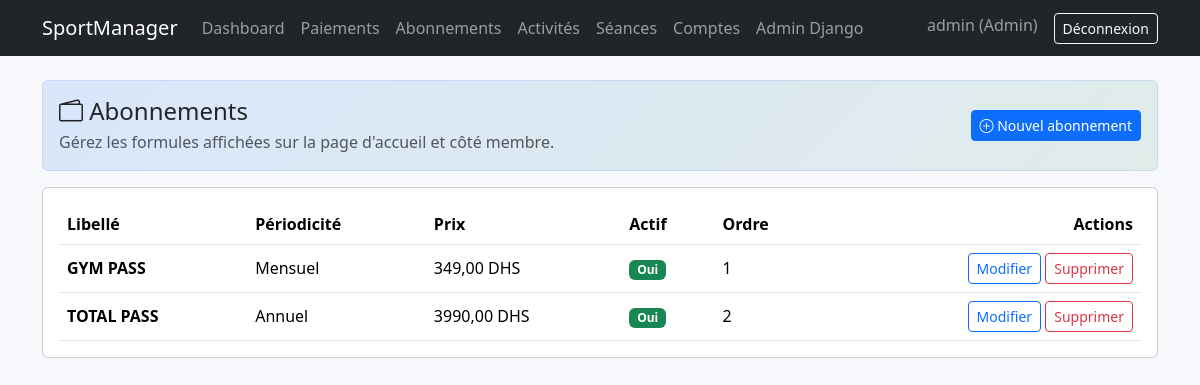
The page /admin-app/abonnements/ (signed in) on the database its author committed.
### core/models.py (models this page shows, shortened)
class Utilisateur(AbstractUser):
    class Role(models.TextChoices):
        ADMIN = "ADMIN", "Admin"
        COACH = "COACH", "Coach"
        MEMBRE = "MEMBRE", "Membre"
    username = models.CharField(max_length=150, blank=True, null=True)
    login = models.CharField(max_length=150, unique=True)
    email = models.EmailField(unique=True)
    role = models.CharField(max_length=10, choices=Role.choices, default=Role.MEMBRE)
    USERNAME_FIELD = "login"
    REQUIRED_FIELDS = ["email"]
    objects = UtilisateurManager()

class Abonnement(models.Model):
    class Periodicite(models.TextChoices):
        MENSUEL = "MENSUEL", "Mensuel"
        ANNUEL = "ANNUEL", "Annuel"
    libelle = models.CharField(max_length=120)
    periodicite = models.CharField(max_length=10, choices=Periodicite.choices, default=Periodicite.MENSUEL)
    prix = models.DecimalField(max_digits=8, decimal_places=2)
    description = models.TextField(blank=True)
    avantages = models.TextField(blank=True, help_text="Un avantage par ligne")
    actif = models.BooleanField(default=True)
    ordre = models.PositiveIntegerField(default=0)
    class Meta:
        ordering = ["ordre", "prix", "libelle"]

### core/views.py (the view)
        @login_required
        def _wrapped(request: HttpRequest, *args, **kwargs):
            user: Utilisateur = request.user  # type: ignore[assignment]
            if user.role not in roles:
                messages.error(request, "Accès refusé.")
                return redirect("home")
            return view_func(request, *args, **kwargs)

### core/views.py (called while the page is built)
def _role_required(*roles: str):
    def decorator(view_func):
        @login_required
        def _wrapped(request: HttpRequest, *args, **kwargs):
            user: Utilisateur = request.user  # type: ignore[assignment]
            if user.role not in roles:
                messages.error(request, "Accès refusé.")
                return redirect("home")
            return view_func(request, *args, **kwargs)
        return _wrapped
    return decorator

@_role_required(Utilisateur.Role.ADMIN)
def admin_abonnements(request: HttpRequest) -> HttpResponse:
    abonnements = Abonnement.objects.all().order_by("ordre", "prix", "libelle")
    return render(request, "core/admin_abonnements_list.html", {"abonnements": abonnements})

### core/templates/core/admin_abonnements_list.html (shortened to what this page needs)
{% extends "base.html" %}
{% block content %}
  <div class="card page-hero mb-3">
    <div class="card-body d-flex flex-wrap gap-2 align-items-center justify-content-between">
      <div>
        <h1 class="h4 mb-1"><i class="bi bi-wallet2"></i> Abonnements</h1>
        <div class="text-muted">Gérez les formules affichées sur la page d'accueil et côté membre.</div>
      </div>
      <a class="btn btn-primary btn-sm" href="{% url 'admin_abonnement_create' %}">
        <i class="bi bi-plus-circle"></i> Nouvel abonnement
      </a>
    </div>
  </div>
  <div class="card card-hover">
    <div class="card-body">
      <div class="table-responsive">
        <table class="table align-middle mb-0">
          <thead>
            <tr>
              <th>Libellé</th>
              <th>Périodicité</th>
              <th>Prix</th>
              <th>Actif</th>
              <th>Ordre</th>
              <th class="text-end">Actions</th>
            </tr>
          </thead>
          <tbody>
            {% for a in abonnements %}
              <tr>
                <td class="fw-semibold">{{ a.libelle }}</td>
                <td>{{ a.get_periodicite_display }}</td>
                <td>{{ a.prix }} DHS</td>
                <td>
                  <span class="badge {% if a.actif %}bg-success{% else %}bg-secondary{% endif %}">
                    {% if a.actif %}Oui{% else %}Non{% endif %}
                  </span>
                </td>
                <td>{{ a.ordre }}</td>
                <td class="text-end">
                  <a class="btn btn-sm btn-outline-primary" href="{% url 'admin_abonnement_edit' a.id %}">Modifier</a>
                  <form method="post" action="{% url 'admin_abonnement_delete' a.id %}" class="d-inline">
                    <button class="btn btn-sm btn-outline-danger" type="submit">Supprimer</button>
                  </form>
                </td>
              </tr>
            {% empty %}
              <tr>
                <td colspan="6" class="text-center text-muted py-4">Aucun abonnement configuré.</td>
              </tr>
            {% endfor %}
          </tbody>
        </table>
      </div>
    </div>
  </div>
{% endblock %}

### templates/partials/navbar.html (shortened to what this page needs)
<nav class="navbar navbar-expand-lg navbar-dark bg-dark">
  <div class="container">
    <a class="navbar-brand" href="{% url 'home' %}">SportManager</a>
    <div class="collapse navbar-collapse" id="navbarContent">
      <ul class="navbar-nav me-auto mb-2 mb-lg-0">
        {% if user.is_authenticated %}
          {% if user.role == 'MEMBRE' %}
            <li class="nav-item">
              <a class="nav-link" href="{% url 'membre_dashboard' %}">Dashboard</a>
            </li>
            <li class="nav-item">
              <a class="nav-link" href="{% url 'membre_planning' %}">Planning</a>
            </li>
            <li class="nav-item">
              <a class="nav-link" href="{% url 'membre_abonnements' %}">Abonnements</a>
            </li>
          {% elif user.role == 'ADMIN' %}
            <li class="nav-item">
              <a class="nav-link" href="{% url 'admin_dashboard' %}">Dashboard</a>
            </li>
            <li class="nav-item">
              <a class="nav-link" href="{% url 'admin_paiements' %}">Paiements</a>
            </li>
            <li class="nav-item">
              <a class="nav-link" href="{% url 'admin_abonnements' %}">Abonnements</a>
            </li>
            <li class="nav-item">
              <a class="nav-link" href="{% url 'admin_activites' %}">Activités</a>
            </li>
            <li class="nav-item">
              <a class="nav-link" href="{% url 'admin_seances' %}">Séances</a>
            </li>
            <li class="nav-item">
              <a class="nav-link" href="{% url 'admin_comptes' %}">Comptes</a>
            </li>
            <li class="nav-item">
              <a class="nav-link" href="/admin/">Admin Django</a>
            </li>
          {% endif %}
        {% endif %}
      </ul>
      <ul class="navbar-nav ms-auto">
        {% if user.is_authenticated %}
          <li class="nav-item">
            <span class="navbar-text me-3">
              {{ user.login }} ({{ user.get_role_display }})
            </span>
          </li>
          <li class="nav-item">
            <form method="post" action="{% url 'logout' %}">
              <button class="btn btn-outline-light btn-sm" type="submit">Déconnexion</button>
            </form>
          </li>
        {% else %}
          <li class="nav-item">
            <a class="btn btn-outline-light btn-sm" href="{% url 'login' %}">Connexion</a>
          </li>
        {% endif %}
      </ul>
    </div>
  </div>
</nav>

### templates/base.html (style rules this page uses)
body { background: #f6f8fb; }
.page-hero { background: linear-gradient(135deg, rgba(13, 110, 253, 0.12), rgba(25, 135, 84, 0.10)); border: 1px solid rgba(13, 110, 253, 0.12); }
.card-hover { transition: transform 0.08s ease-in-out, box-shadow 0.08s ease-in-out; }

### rows shown on the page
Utilisateur: login "admin", role "Admin"
Abonnement: libelle "GYM PASS", periodicite "Mensuel", prix "349,00", actif "Oui", ordre "1"
Abonnement: libelle "TOTAL PASS", periodicite "Annuel", prix "3990,00", actif "Oui", ordre "2"
